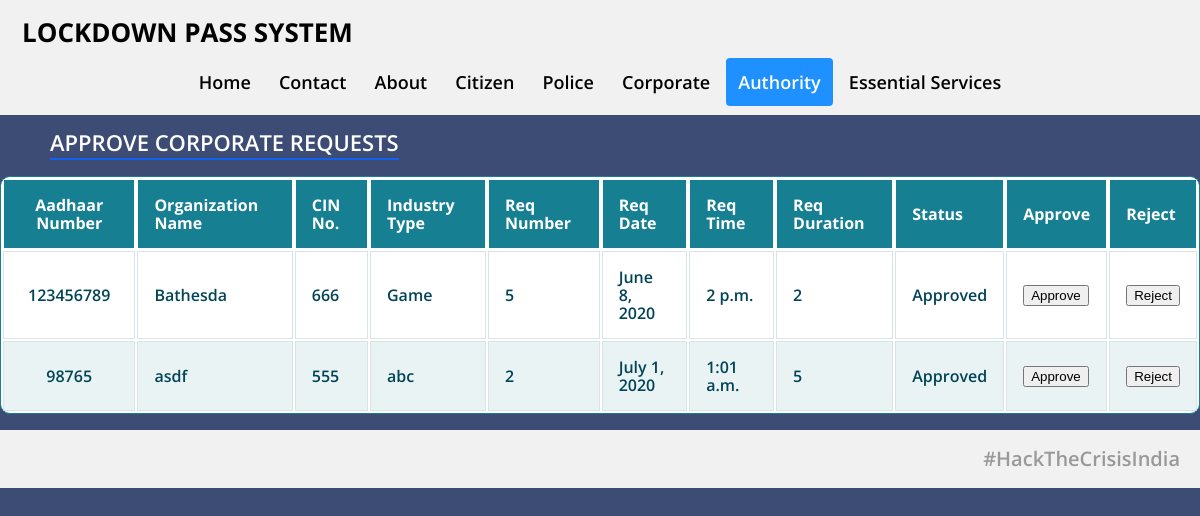
/authority/approve_corporate/, run on the app's committed database.
### Home/models.py (models this page shows)
class CorporateRequest(models.Model):
    aadhaar = models.IntegerField()
    organization_name = models.CharField(max_length=50)
    cin_no = models.CharField(max_length=30)
    industry_type = models.CharField(max_length=30)
    num_requested = models.IntegerField()
    req_date = models.DateField()
    req_time = models.TimeField()
    req_duration = models.IntegerField()
    status = models.CharField(max_length=15, default="Pending")

### Home/views.py (the view)
# urls.py: path('authority/approve_corporate/', views.viewCorporateTable, name='approve_corporate'),
def viewCorporateTable(request):
    query_results = CorporateRequest.objects.all()
    context = {'query_results': query_results}
    return render(request, 'approve_corporate.html', context)

### templates/approve_corporate.html (shortened to what this page needs)
{% load static %}
<!DOCTYPE html>
<html lang="en">
<head>
<link rel='stylesheet' href="{% static 'style.css' %}">
    <link rel="stylesheet" href="https://cdnjs.cloudflare.com/ajax/libs/normalize/5.0.0/normalize.min.css">
</head>
<body>
	<div class="header">
  		<a href="/" class="logo" style="color: black; font-size: 26px">LOCKDOWN PASS SYSTEM</a>
  		<div style="text-align: center; padding-top: 25px"><div class="header-right">
    		<a href="/">Home</a>
    		<a href="#contact">Contact</a>
    		<a href="#about">About</a>
            <a href="/citizen">Citizen</a>
            <a href="/police">Police</a>
            <a href="/corporate">Corporate</a>
            <a href="/authority"  class="active">Authority</a>
            <a href="/essential">Essential Services</a>
        </div></div>
	</div>
    <label style="font-size: 22px; color: #fff; border-bottom: 2px solid; margin-left: 50px; border-color:#1161ee;
            text-transform:uppercase; display: inline-block; padding-bottom: 7px;">Approve Corporate Requests</label>
    <table class="responstable">
          <tr>
            <th>Aadhaar Number</th>
            <th data-th="Driver details"><span>Organization Name</span></th>
            <th>CIN No.</th>
            <th>Industry Type</th>
            <th>Req Number</th>
              <th>Req Date</th>
              <th>Req Time</th>
              <th>Req Duration</th>
              <th>Status</th>
              <th>Approve</th>
              <th>Reject</th>
          </tr>
          {% for item in query_results %}
          <tr>
            <td>{{ item.aadhaar }}</td>
            <td>{{ item.organization_name }}</td>
            <td>{{ item.cin_no }}</td>
            <td>{{ item.industry_type }}</td>
            <td>{{ item.num_requested }}</td>
            <td>{{ item.req_date }}</td>
            <td>{{ item.req_time }}</td>
            <td>{{ item.req_duration }}</td>
            <td>{{ item.status }}</td>
            <td><form method="post" action="{% url 'approveCom' item.id %}">
                <input type="submit" value="Approve"></form>
            </td>
            <td><form method="post" action="{% url 'rejectCom' item.id %}">
                <input type="submit" value="Reject"></form>
            </td>
          </tr>
          {% endfor %}
        </table>
    <footer style="background-color: #f1f1f1; overflow: hidden;">
		<p style="text-decoration-color: black; font-size: 20px; text-align: right; margin-right: 20px">#HackTheCrisisIndia</p>
    </footer>
</body>
</html>

### static/style.css (style rules this page uses)
body { margin:0; color:#999; background:rgba(40,57,101,.9); font:600 16px/18px 'Open Sans',sans-serif; }
*,:after,:before { box-sizing:border-box }
a { color:inherit;text-decoration:none }
.header { overflow: hidden; background-color: #f1f1f1; padding: 20px 10px; }
.header a { color: black; text-align: center; padding: 12px; text-decoration: none; font-size: 18px; line-height: 25px; border-radius: 4px; }
.header a.logo { font-size: 25px; font-weight: bold; }
.header a.active { background-color: dodgerblue; color: white; }
.responstable { margin: 1em 0; width: 100%; overflow: hidden; background: #FFF; color: #024457; border-radius: 10px; border: 1px solid #167F92; }
.responstable tr { border: 1px solid #D9E4E6; }
.responstable tr:nth-child(odd) { background-color: #EAF3F3; }
.responstable th { display: none; border: 1px solid #FFF; background-color: #167F92; color: #FFF; padding: 1em; }
.responstable th:first-child { display: table-cell; text-align: center; }
.responstable th:nth-child(2) { display: table-cell; }
.responstable th:nth-child(2) span { display: none; }
.responstable th:nth-child(2):after { content: attr(data-th); }
@media (min-width: 480px) { .responstable th:nth-child(2) span { display: block; } }
@media (min-width: 480px) { .responstable th:nth-child(2):after { display: none; } }
.responstable td { display: block; word-wrap: break-word; max-width: 7em; }
.responstable td:first-child { display: table-cell; text-align: center; border-right: 1px solid #D9E4E6; }
@media (min-width: 480px) { .responstable td { border: 1px solid #D9E4E6; } }
.responstable th, .responstable td { text-align: left; margin: .5em 1em; }
@media (min-width: 480px) { .responstable th, .responstable td { display: table-cell; padding: 1em; } }

### data on the page
CorporateRequest: aadhaar "123456789", organization_name "Bathesda", cin_no "666", industry_type "Game", num_requested "5", req_date "June 8, 2020", req_time "2 p.m.", req_duration "2", status "Approved"
CorporateRequest: aadhaar "98765", organization_name "asdf", cin_no "555", industry_type "abc", num_requested "2", req_date "July 1, 2020", req_time "1:01 a.m.", req_duration "5", status "Approved"
